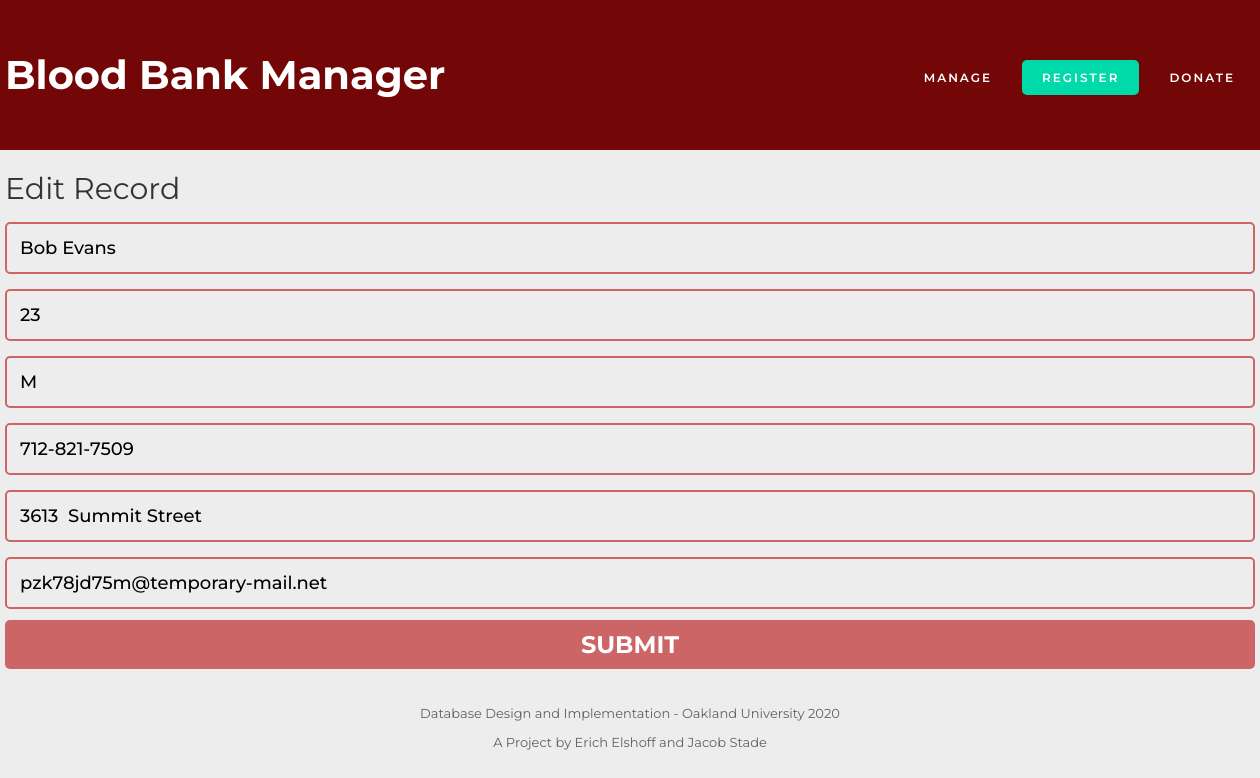
The page /edit.php?id=1 on the database its author committed.
### tables this page shows
CREATE TABLE `donor` (
  `DONOR_ID` int(11) NOT NULL,
  `DONOR_NAME` varchar(45) DEFAULT NULL,
  `DONOR_AGE` int(11) DEFAULT NULL,
  `DONOR_SEX` char(1) DEFAULT NULL,
  `DONOR_PHONE` varchar(12) DEFAULT NULL,
  `DONOR_ADDRESS` varchar(120) DEFAULT NULL,
  `DONOR_EMAIL` varchar(45) DEFAULT NULL,
  `EMPLOYEE_ID` int(11) NOT NULL
);

### edit.php (the view, shortened to what this page needs)
<?php
$host = "localhost";
$dbusername = "root";
$dbpassword = "";
$dbname = "mydb";
$conn = new mysqli ( $host, $dbusername, $dbpassword, $dbname );
$id=$_REQUEST['id'];
$sql = "SELECT * from DONOR where DONOR_ID='$id'";
$result = $conn->query($sql);
if ($result->num_rows > 0){
$row = $result->fetch_assoc();
$name = $row["DONOR_NAME"];
$age = $row["DONOR_AGE"];
$sex = $row["DONOR_SEX"];
$phone = $row["DONOR_PHONE"];
$address = $row["DONOR_ADDRESS"];
$email = $row["DONOR_EMAIL"];
?>
<!DOCTYPE html>
<html>
<head>
    <link rel="stylesheet" type="text/css" href="css/css-db.css">
    <link href="https://fonts.googleapis.com/css?family=Montserrat:400,800|Zilla+Slab:400,700&display=swap" rel="stylesheet"> </head>
<body>
    <div id="header-wrapper">
        <div id="header" class="container">
            <div id="logo">
                <h1><a href="welcome.php">Blood Bank Manager </a></h1> </div>
            <div id="menu">
                <ul>
                    <li><a href="manage.php">Manage</a></li>
                    <li class="active"><a href="register.php">Register</a></li>
                    <li><a href="donate.php">Donate</a></li>
                </ul>
            </div>
        </div>
    </div>
    <div id="page-wrapper">
        <div id="page" class="container">
            <div id="content">
                <header>Edit Record</header>
                <div id="two-column">
                   <?php
                echo    "<form action='update.php' method='POST'>
                       <input type='hidden' name='id' value='$id'>
                        <input name='name' type='text' class='feedback-input' placeholder='Name' value='$name' />
                        <input name='age' type='text' class='feedback-input' placeholder='Age' value='$age'/>
                        <input name='sex' type='text' class='feedback-input' placeholder='Sex' value='$sex'/>
                        <input name='phone' type='text' class='feedback-input' placeholder='Phone'  value='$phone'/>
                        <input name='address' type='text' class='feedback-input' placeholder='Address'  value='$address'/>
                        <input name='email' type='text' class='feedback-input' placeholder='Email'  value='$email'/>
                        <input type='submit' value='SUBMIT' />
                        </form>";
        } else {
	echo "Not Found";
}
?>
                </div>
            </div>
        </div>
    </div>
    <div id="copyright" class="container">
        <p>Database Design and Implementation - Oakland University 2020</p>
        <p>A Project by Erich Elshoff and Jacob Stade</p>
    </div>
</body>
</html>

### css/css-db.css (style rules this page uses)
body { margin: 0px; padding: 0px; background: #ededed; font-family: "Montserrat", sans-serif; font-size: 13px; }
h1, h2, h3 { margin: 0; padding: 0; }
.container { width: 1250px; margin: 0px auto; }
#header-wrapper { overflow: hidden; background: #730707; }
#header { overflow: hidden; height: 150px; }
#logo { float: left; width: 400; }
#logo h1 a { display: block; line-height: 150px; text-decoration: none; font-family: "Montserrat", sans-serif; font-size: 40px; color: #FFFFFF; }
#menu { float: right; }
#menu ul { float: right; margin: 0px; padding: 60px 0px 0px 0px; list-style: none; line-height: normal; }
#menu li { float: left; margin-left: 10px; }
#menu a { display: block; padding: 10px 20px; letter-spacing: 2px; text-decoration: none; text-transform: uppercase; font-family: "Montserrat", sans-serif; font-size: 12px; font-weight: 600; color: #FFFFFF; }
#menu .active a { background: #00d9a9; border-radius: 5px; color: #FFFFFF; }
#page-wrapper { overflow: hidden; padding: 20px 0px; background:#ededed ; }
#page { overflow: hidden; }
#content header { display: block; margin-bottom: 1px; font-size: 30px; font-weight: 400; color: #333333; margin-bottom: 15px; }
.feedback-input { color:black; font-family: "Montserrat", sans-serif; font-weight:500; font-size: 18px; border-radius: 5px; line-height: 22px; background-color: transparent; border:2px solid #CC6666; transition: all 0.3s; padding: 13px; margin-bottom: 15px; width:100%; box-sizing: border-box; outline:0; }
[type="submit"] { font-family: "Montserrat", sans-serif; width: 100%; background:#CC6666; border-radius:5px; border:0; cursor:pointer; color:white; font-size:24px; padding-top:10px; padding-bottom:10px; transition: all 0.3s; margin-top:-4px; font-weight:700; }
#copyright { overflow: hidden; padding: 3px 0px 3px 0px; text-align: center; color: #606060; }

### rows shown on the page
donor: name "Bob Evans", age "23", sex "M", phone "712-821-7509", address "3613 Summit Street", email "pzk78jd75m@temporary-mail.net"
